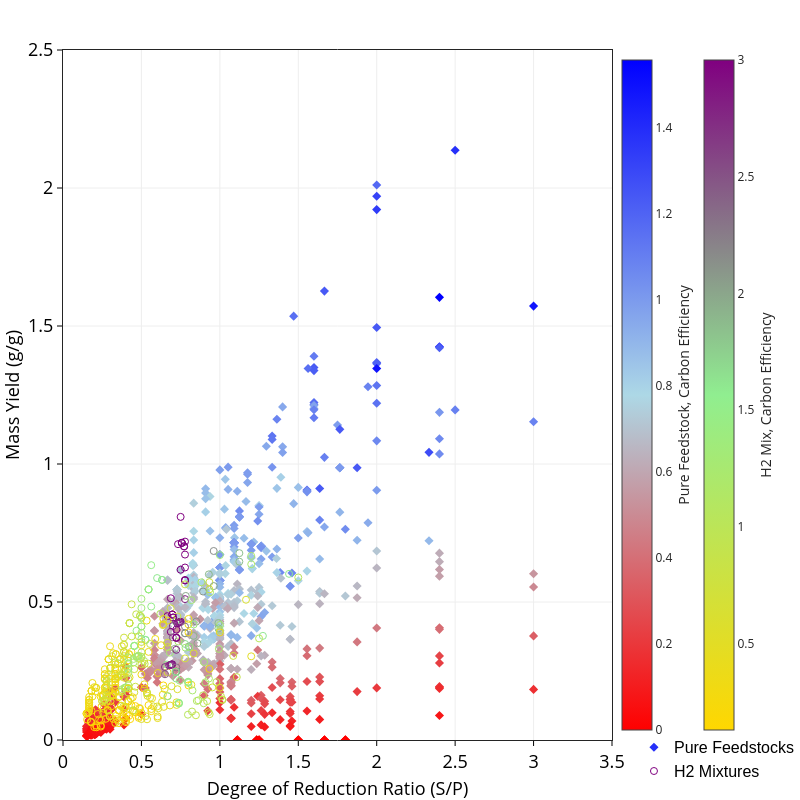

The notebook cell saved with this chart:
### Code cell
ORI = 'v' #'v' for vertical, 'h' for horizontal

if ORI is 'v':
    X1 = 'Deg_Red_RatioSP1'
    X2 = 'Deg_Red_RatioSP2'
    Y = 'Yield_Mass'
    W = 800
    H = 800
    title_pos = 0.45
    
    
markerSize=7

fig = go.Figure()
#Pure feedstocks  
#dfS1 = df.loc[df['Substrate'] != 'CO2_1:H2_4']
color_scale1 = [[0, 'red'], [0.5, 'lightblue'], [1, 'blue']]
color_scale2 = [[0, 'gold'], [0.5, 'lightgreen'], [1, 'purple']]
ce_threshold = 0.85

dfS1 = df[df["Substrate"].isin(['Glucose', ' Glycerol', 'Xylose', ' Methanol_Formolase', 'Methanol_RuMP', 'Methanol_SerineCycle', 
                                 'Formate_Formolase', 'Formate_RGP-Serine', 'Formate_SerineCycle', 'Acetaldehyde', 'Acetate', 
                                 'EG_Glycolate', ' EG_SACA', ' Glycolaldehyde_Glycolate', 'Glycolaldehyde_SACA','Methanol_MethylTransferase_1',
                                'Methanol_MethylTransferase_0.5','Methanol_MethylTransferase_0.1','Methanol_MethylTransferase_0'])]
#display(dfS1)

dfS2 = df[df["Substrate"].isin(["CO2_1:H2_3", "FOR_1:H2_0", "FOR_1:H2_0.5", "FOR_1:H2_1", "FOR_1:H2_2", "CO_1:H2_0", "CO_1:H2_0.5", "CO_1:H2_1", "CO_1:H2_2","CO_2:CO1_4"])]
# For Pure Feedstocks
dataS1 = go.Scatter(x=dfS1[X1], y=dfS1[Y], mode='markers', orientation=ORI,
                    marker=dict(color=dfS1['CE'], colorscale=color_scale1,colorbar=dict(title='Pure Feedstock, Carbon Efficiency', x=1, xanchor='left', titleside='right')),
                    marker_symbol='diamond', marker_size=markerSize, name='Pure Feedstocks', showlegend=True)

# For H2 Mixtures
dataS2 = go.Scatter(x=dfS2[X2], y=dfS2[Y], mode='markers', orientation=ORI,
                    marker=dict(color=dfS2['CE'], colorscale=color_scale2,colorbar=dict(title='H2 Mix, Carbon Efficiency', x=1.15, xanchor='left', titleside='right')),
                    marker_symbol='circle-open', marker_size=markerSize, name='H2 Mixtures', showlegend=True)

data = [dataS1,dataS2]


layout = go.Layout(
                   width=W, height=H, template="simple_white", plot_bgcolor = "white",
                   margin=go.layout.Margin(l=0, r=20,b=0, t=50),  legend=dict(x=1.04, y=-0.07,xanchor='left', yanchor='bottom',font=dict(family='sans-serif', size=16, color='black')),                  
                   )
fig = go.Figure(data = data, layout = layout)



if ORI == 'v':
        fig.update_xaxes(title_text = 'Degree of Reduction Ratio (S/P)', title_font_size= 18, tickfont_size=18,
                 showline=True, linewidth=1, color='black', mirror = True,
                 showgrid=True, gridcolor='#eee',
                 range=[0,3.5])
        fig.update_yaxes(title_text = 'Mass Yield (g/g)', title_font_size= 18, tickfont_size=18,
                 showline=True, linewidth=1, color='black', mirror = True, showgrid=True, gridcolor='#eee',
                 range=[0,2.5])
        
    
    
#fig.update_layout(legend=dict(yanchor="bottom", y=0.01, xanchor="right", x=0.99))

fig.show()
fig.write_image(outputDirectory_general + date + "_DoR-Ratios_" + ".png", scale=5)

### Figure 1 — Plotly figure (JSON) as saved in the notebook; plotly's stock layout.template omitted (floating-point values rounded to 4 significant figures; data arrays with more than 128 entries replaced by an {"elided": "..."} marker saying what was removed)
{"data": [{"marker": {"color": {"elided": "851 float values"}, "colorbar": {"title": {"side": "right", "text": "Pure Feedstock, Carbon Efficiency"}, "x": 1, "xanchor": "left"}, "colorscale": [[0, "red"], [0.5, "lightblue"], [1, "blue"]], "size": 7, "symbol": "diamond"}, "mode": "markers", "name": "Pure Feedstocks", "orientation": "v", "showlegend": true, "type": "scatter", "x": {"elided": "851 float values"}, "y": {"elided": "851 float values"}}, {"marker": {"color": {"elided": "448 float values"}, "colorbar": {"title": {"side": "right", "text": "H2 Mix, Carbon Efficiency"}, "x": 1.15, "xanchor": "left"}, "colorscale": [[0, "gold"], [0.5, "lightgreen"], [1, "purple"]], "size": 7, "symbol": "circle-open"}, "mode": "markers", "name": "H2 Mixtures", "orientation": "v", "showlegend": true, "type": "scatter", "x": {"elided": "448 float values"}, "y": {"elided": "448 float values"}}], "layout": {"height": 800, "legend": {"font": {"color": "black", "family": "sans-serif", "size": 16}, "x": 1.04, "xanchor": "left", "y": -0.07, "yanchor": "bottom"}, "margin": {"b": 0, "l": 0, "r": 20, "t": 50}, "plot_bgcolor": "white", "width": 800, "xaxis": {"color": "black", "gridcolor": "#eee", "linewidth": 1, "mirror": true, "range": [0, 3.5], "showgrid": true, "showline": true, "tickfont": {"size": 18}, "title": {"font": {"size": 18}, "text": "Degree of Reduction Ratio (S/P)"}}, "yaxis": {"color": "black", "gridcolor": "#eee", "linewidth": 1, "mirror": true, "range": [0, 2.5], "showgrid": true, "showline": true, "tickfont": {"size": 18}, "title": {"font": {"size": 18}, "text": "Mass Yield (g/g)"}}}}
